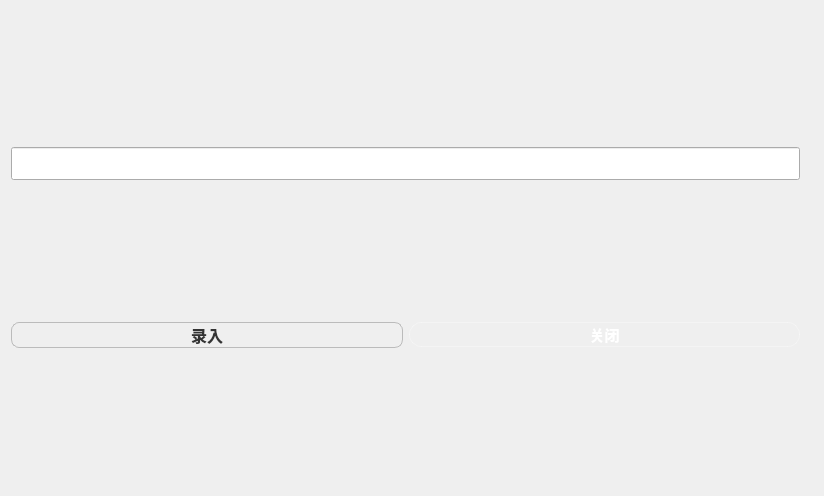
<?xml version="1.0" encoding="UTF-8"?>
<ui version="4.0">
 <class>Dialog</class>
 <widget class="QDialog" name="Dialog">
  <property name="geometry">
   <rect>
    <x>0</x>
    <y>0</y>
    <width>824</width>
    <height>496</height>
   </rect>
  </property>
  <property name="windowTitle">
   <string>Dialog</string>
  </property>
  <property name="styleSheet">
   <string notr="true">QPushButton {
    color:#333333;
    font-size:16px;
    font-weight:bold;
    border:1px solid #bbbbbb;
    border-radius:8px;
    background-color: qlineargradient(spread:pad, x1:0, y1:0, x2:0, y2:1,
        stop:0 #ffffff,
        stop:1 #dddddd);
}
QPushButton:hover {
    background-color: qlineargradient(spread:pad, x1:0, y1:0, x2:0, y2:1,
        stop:0 #f8f8f8,
        stop:1 #cccccc);
}
QPushButton:pressed {
    background-color: qlineargradient(spread:pad, x1:0, y1:0, x2:0, y2:1,
        stop:0 #dddddd,
        stop:1 #bbbbbb);
}
</string>
  </property>
  <layout class="QHBoxLayout" name="horizontalLayout_3">
   <item>
    <layout class="QHBoxLayout" name="horizontalLayout_2">
     <item>
      <layout class="QVBoxLayout" name="verticalLayout">
       <item>
        <widget class="QLineEdit" name="lineEdit">
         <property name="font">
          <font>
           <family>Arial</family>
           <pointsize>16</pointsize>
          </font>
         </property>
         <property name="text">
          <string/>
         </property>
        </widget>
       </item>
       <item>
        <layout class="QHBoxLayout" name="horizontalLayout">
         <item>
          <widget class="QPushButton" name="pushButton">
           <property name="styleSheet">
            <string notr="true">QPushButton#btnInput {
    color: #ffffff;
    font-size: 17px;
    font-weight: 700;
    border: none;
    border-radius: 10px;
    min-height: 46px;
    background-color: qlineargradient(spread:pad, x1:0, y1:0, x2:1, y2:1,
        stop:0 rgba(255, 78, 140, 255),
        stop:1 rgba(120, 90, 255, 255));
}
QPushButton#btnInput:hover {
    background-color: qlineargradient(spread:pad, x1:0, y1:0, x2:1, y2:1,
        stop:0 rgba(255, 95, 155, 255),
        stop:1 rgba(140, 110, 255, 255));
}
QPushButton#btnInput:pressed {
    background-color: qlineargradient(spread:pad, x1:0, y1:0, x2:1, y2:1,
        stop:0 rgba(235, 60, 120, 255),
        stop:1 rgba(100, 70, 230, 255));
}
</string>
           </property>
           <property name="text">
            <string>录入</string>
           </property>
          </widget>
         </item>
         <item>
          <widget class="QPushButton" name="pushButtonClose">
           <property name="styleSheet">
            <string notr="true">QPushButton {
    color: #ffffff;
    font-size: 15px;
    font-weight: 600;
    border: 1px solid rgba(255, 255, 255, 0.3);
    border-radius: 12px;

    background-color: qlineargradient(spread:pad, x1:0, y1:0, x2:1, y2:1,
        stop:0 rgba(71, 130, 255, 230),
        stop:1 rgba(146, 71, 255, 230));

    box-shadow: 0px 8px 24px rgba(71, 130, 255, 0.35);
}

QPushButton:hover {
    background-color: qlineargradient(spread:pad, x1:0, y1:0, x2:1, y2:1,
        stop:0 rgba(95, 150, 255, 230),
        stop:1 rgba(165, 95, 255, 230));

    box-shadow: 0px 12px 32px rgba(71, 130, 255, 0.45);
}

QPushButton:pressed {
    background-color: qlineargradient(spread:pad, x1:0, y1:0, x2:1, y2:1,
        stop:0 rgba(50, 110, 230, 230),
        stop:1 rgba(120, 50, 230, 230));

    box-shadow: 0px 4px 14px rgba(71, 130, 255, 0.3);
}
</string>
           </property>
           <property name="text">
            <string>关闭</string>
           </property>
          </widget>
         </item>
        </layout>
       </item>
      </layout>
     </item>
     <item>
      <widget class="QLabel" name="label">
       <property name="text">
        <string/>
       </property>
      </widget>
     </item>
    </layout>
   </item>
  </layout>
 </widget>
 <layoutdefault spacing="6" margin="11"/>
 <resources/>
 <connections/>
</ui>
